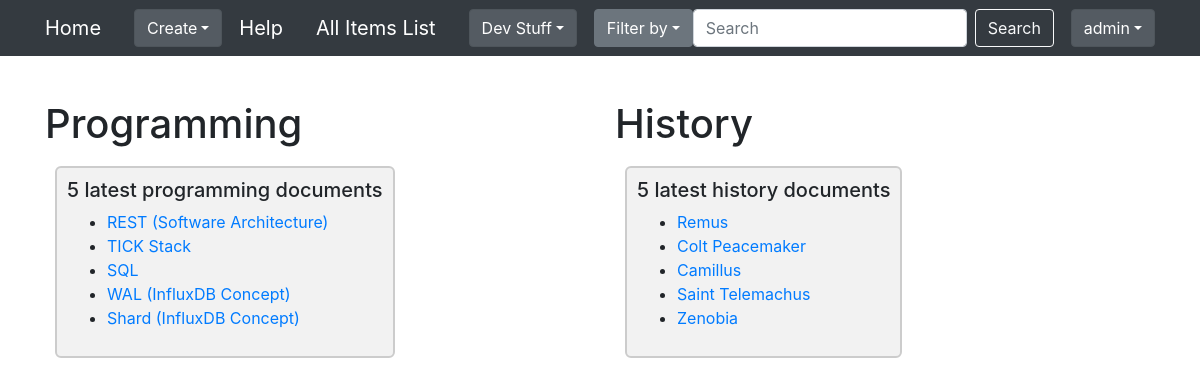
/notemaster/homepagetest/ (signed in), run on the app's committed database.
### notes/models.py (models this page shows, shortened)
class Document(models.Model):
    document_name = models.TextField()
    document_text = models.TextField()

### notes/views.py (the view)
# urls.py: path('homepagetest/', views.display_homepage_test, name='homepage_test'),  # development stuff
@login_required
def display_homepage_test(request):
    latest_programming_documents = Document.objects.filter(tagmap__tag__tag_name='Programming').order_by('-id')[:5]
    latest_history_documents = Document.objects.filter(tagmap__tag__tag_name='History').order_by('-id')[:5]
    return render(request, 'notes/homepage-test.html',
                  {'latest_programming_docs': latest_programming_documents,
                   'latest_history_docs': latest_history_documents})

### notes/templates/notes/homepage-test.html (shortened to what this page needs)
{% extends 'notes/base.html' %}
{% load static %}
{%  block head_css_page %}
    <link rel="stylesheet" type="text/css" href="{% static 'notes/css/homepage-test.css' %}" />
 {% endblock head_css_page %}
{% block content %}
    <div class="container">
        <div class="row">
            <div class="col">
                <section>
                    <h1>Programming</h1>
                    <div class="latest-docs">
                        {% if latest_programming_docs %}
                            <h5>5 latest programming documents</h5>
                            <ul>
                                {% for doc in latest_programming_docs %}
                                    <li><a href="{% url 'notes:display_doc' doc.document_name %}">{{ doc.document_name }}</a></li>
                                {% endfor %}
                            </ul>
                        {% endif %}
                    </div>
                </section>
            </div>
            <div class="col">
                <section>
                    <h1>History</h1>
                    <div class="latest-docs">
                        {% if latest_history_docs %}
                            <h5>5 latest history documents</h5>
                            <ul>
                                {% for doc in latest_history_docs %}
                                    <li><a href="{% url 'notes:display_doc' doc.document_name %}">{{ doc.document_name }}</a></li>
                                {% endfor %}
                            </ul>
                        {% endif %}
                    </div>
                </section>
            </div>
        </div>
    </div>
{% endblock content %}

### notes/templates/notes/base.html (shortened to what this page needs)
<!DOCTYPE html>
<html lang="en">
<head>
    {% load static %}
    {% block head_css %}
        {% block head_css_site %}
            <link rel="stylesheet" href="{% static 'notes/bootstrap/bootstrap_4/bootstrap.min.css' %}"
 media="screen"/>
            <link rel="stylesheet" href="{% static 'notes/mivhak/mivhak.min.css' %}"
 media="screen"/>
            <link href="{% static 'notes/css/base.css' %}" rel="stylesheet" media="screen">
        {% endblock head_css_site %}
        {% block head_css_page %}{% endblock head_css_page %}
    {% endblock head_css %}
</head>
<body>
    <header>
        <nav class="navbar navbar-dark bg-dark fixed-top
            {% block nav-style %}{% endblock nav-style %}" role="navigation"
        >
            <div class="container p-none">
                <a class="navbar-brand" href={% url 'notes:index' %}>Home</a>
                <div class="dropdown show">
                    <a class="btn btn-secondary dropdown-toggle" role="button"
                       data-toggle="dropdown" href="#"
                       aria-haspopup="true" aria-expanded="false">Create</a>
                </div>
                <a class="navbar-brand" href={% url 'notes:display_help' %}>Help</a>
                <a class="navbar-brand" href={% url 'notes:list_db_content' %}>All Items List</a>
                <div class="dropdown show">
                    <a class="btn btn-secondary dropdown-toggle" role="button"
                       data-toggle="dropdown" href="#"
                       aria-haspopup="true" aria-expanded="false">Dev Stuff</a>
                </div>
                <form class="form-inline" action="{% url 'notes:search_results' %}" method="get">
                    <div class="dropdown show input-group-btn search-panel">
                        <a class="btn btn-outline-secondary dropdown-toggle" role="button"
                           data-toggle="dropdown" href="#" aria-haspopup="true" aria-expanded="false">Filter by</a>
                    </div>
                    <input id="tag-search-id" name="search-bar-input" class="form-control mr-sm-2" type="search" placeholder="Search" aria-label="Search">
                    <button class="btn btn-outline-light my-2 my-sm-0" type="submit">Search</button>
                </form>
                <div class="dropdown show">
                    {% if user.is_authenticated %}
                        <a class="btn btn-secondary dropdown-toggle" role="button"
                           data-toggle="dropdown" href="#"
                           aria-haspopup="true" aria-expanded="false">{{ user.get_username }}</a>
                    {% endif %}
                </div>
            </div>
        </nav>
    </header>
    <div id="site-wrapper">
        {% block content %}{% endblock content %}
    </div>
    {% block footer_javascript %}
        {% block footer_javascript_site %}
            <link rel="stylesheet" href="https://cdnjs.cloudflare.com/ajax/libs/prettify/r298/prettify.min.css">
            <link rel="stylesheet" href="//cdnjs.cloudflare.com/ajax/libs/highlight.js/9.12.0/styles/default.min.css">
        {% endblock footer_javascript_site %}
    {% endblock footer_javascript %}
</body>
</html>

### notes/static/notes/css/base.css (style rules this page uses)
#site-wrapper { margin-top: 100px; margin-bottom: 100px; }

### notes/static/notes/css/homepage-test.css (style rules this page uses)
.latest-docs { border: 2px solid #cccccc; float: left; padding: 10px; margin: 10px; background-color: #f2f2f2; border-radius: 6px; }

### data on the page
Document: document_name "REST (Software Architecture)"
Document: document_name "TICK Stack"
Document: document_name "SQL"
Document: document_name "WAL (InfluxDB Concept)"
Document: document_name "Shard (InfluxDB Concept)"
Document: document_name "Remus"
Document: document_name "Colt Peacemaker"
Document: document_name "Camillus"
Document: document_name "Saint Telemachus"
Document: document_name "Zenobia"

### other printed values
{{ user.get_username }} "admin"
